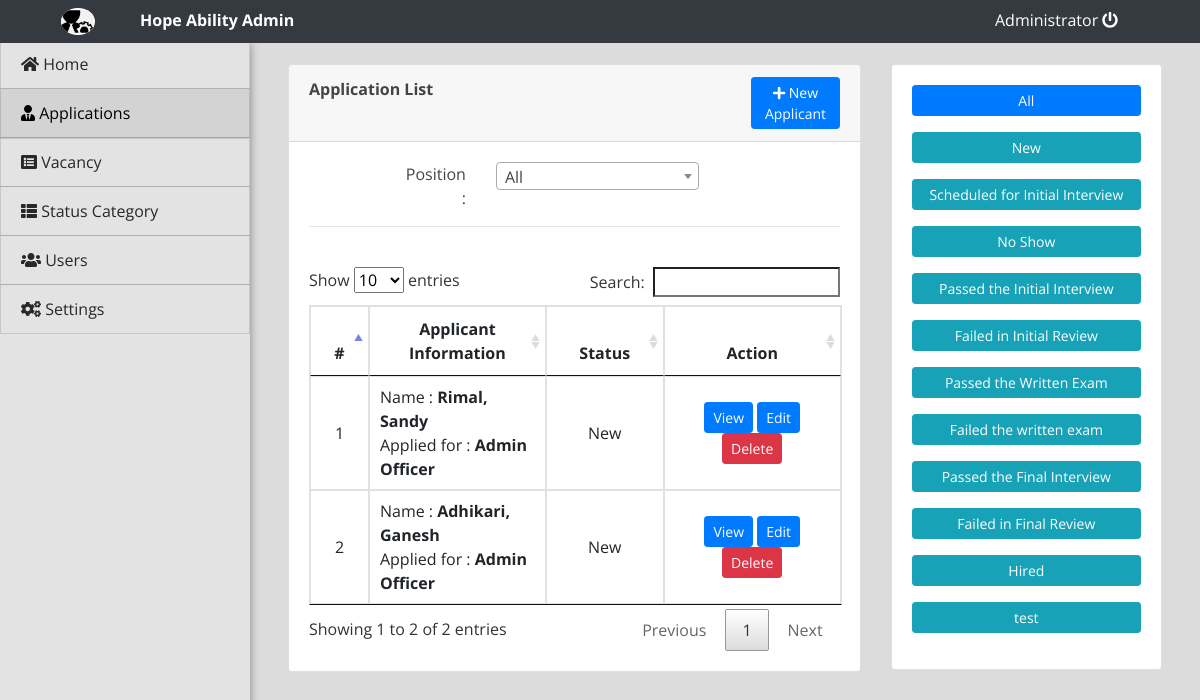
The app's page /Workwithus/admin/index.php?page=applications (signed in) with its own data.
### tables this page shows
CREATE TABLE `application` (
  `id` int(30) NOT NULL,
  `firstname` varchar(100) NOT NULL,
  `middlename` varchar(100) NOT NULL,
  `lastname` varchar(100) NOT NULL,
  `gender` varchar(10) NOT NULL,
  `email` varchar(100) NOT NULL,
  `contact` varchar(50) NOT NULL,
  `address` text NOT NULL,
  `cover_letter` text NOT NULL,
  `position_id` int(30) NOT NULL,
  `resume_path` text NOT NULL,
  `process_id` tinyint(30) NOT NULL DEFAULT 0 COMMENT '0=for review\r\n',
  `date_created` datetime NOT NULL DEFAULT current_timestamp(),
  `text` varchar(255) NOT NULL
);

CREATE TABLE `vacancy` (
  `id` int(30) NOT NULL,
  `position` varchar(200) NOT NULL,
  `availability` int(30) NOT NULL,
  `description` text NOT NULL,
  `status` tinyint(1) NOT NULL DEFAULT 1,
  `date_created` datetime NOT NULL DEFAULT current_timestamp()
);

### Workwithus/admin/applications.php (the view, shortened to what this page needs)
<?php include('db_connect.php');?>
<div class="container-fluid">
	<div class="col-lg-12">
		<div class="row">
			<div class="col-lg-8">
				<div class="card">
					<div class="card-header">
						<div class="row">
							<div class="col-lg-12">
								<span><large><b>Application List</b></large></span>
								<button class="btn btn-sm btn-block btn-primary btn-sm col-md-2 float-right" type="button" id="new_application"><i class="fa fa-plus"></i> New Applicant</button>
							</div>
						</div>
					</div>
					<div class="card-body">
						<div class="row">
							<div class="col-lg-12">
								<div class="row">
									<div class="col-md-2 offset-md-2 text-right">Position :</div>
									<div class="col-md-5">
									</div>
								</div>
							</div>
						</div>
						<hr><br>
						<table class="table table-bordered table-hover">
							<colgroup>
								<col width="10%">
								<col width="30%">
								<col width="20%">
								<col width="30%">
							</colgroup>
							<thead>
								<tr>
									<th class="text-center">#</th>
									<th class="text-center">Applicant Information</th>
									<th class="text-center">Status</th>
									<th class="text-center">Action</th>
								</tr>
							</thead>
							<tbody>
								<?php
								$i = 1;
								$stats = $conn->query("SELECT * FROM recruitment_status order by id asc");
								$stat_arr[0] = "New";
								while ($row = $stats->fetch_assoc()) {
									$stat_arr[$row['id']] = $row['status_label'];
								}
								$awhere = '';
								$application = $conn->query("SELECT a.*,v.position FROM application a inner join vacancy v on v.id = a.position_id $awhere order by a.id asc");
								while($row=$application->fetch_assoc()):
								?>
								<tr>
									<td class="text-center"><?php echo $i++ ?></td>
									<td class="">
										<p>Name : <b><?php echo ucwords($row['lastname'].', '.$row['firstname'].' '.$row['middlename']) ?></b></p>
										<p>Applied for : <b><?php echo $row['position'] ?></b></p>
									</td>
									<td class="text-center">
										<?php echo $stat_arr[$row['process_id']] ?>
									</td>
									<td class="text-center">
										<button class="btn btn-sm btn-primary view_application" type="button" data-id="<?php echo $row['id'] ?>" >View</button>
										<button class="btn btn-sm btn-primary edit_application" type="button" data-id="<?php echo $row['id'] ?>" >Edit</button>
										<button class="btn btn-sm btn-danger delete_application" type="button" data-id="<?php echo $row['id'] ?>">Delete</button>
									</td>
								</tr>
								<?php endwhile; ?>
							</tbody>
						</table>
					</div>
				</div>
			</div>
			<div class="col-lg-4">
				<div class="card">
					<div class="card-body">
						<div class="row">
							<div class="col-md-12 form-group">
								<button class="btn-block btn-sm btn filter_status" type="button" data-id="all">All</button>
							</div>
						</div>
						<?php foreach ($stat_arr as $key => $value): ?>
						<div class="row">
							<div class="col-md-12 form-group">
								<button class="btn-block btn-sm btn filter_status" type="button" data-id="<?php echo $key ?>" ><?php echo $value ?></button>
							</div>
						</div>
						<?php endforeach; ?>
					</div>
				</div>
			</div>
		</div>
	</div>
</div>

### Workwithus/admin/assets/css/style.css (style rules this page uses)
body { font-family: "Open Sans", sans-serif; color: #444444; width: 100%; height: calc(100%); }

### Workwithus/admin/index.php (style rules this page uses)
body { background: #80808045; }

### Workwithus/admin/applications.php (style rules this page uses)
td { vertical-align: middle !important; }
td p { margin: unset }

### records on screen
application: lastname+firstname+middlename "Rimal, Sandy", vacancy.position "Admin Officer", process "New"
application: lastname+firstname+middlename "Adhikari, Ganesh", vacancy.position "Admin Officer", process "New"

### other values on screen
$_SESSION['login_name'] "Administrator"
$value "New"
$value "Scheduled for Initial Interview"
$value "No Show"
$value "Passed the Initial Interview"
$value "Failed in Initial Review"
$value "Passed the Written Exam"
$value "Failed the written exam"
$value "Passed the Final Interview"
$value "Failed in Final Review"
$value "Hired"
$value "test"
